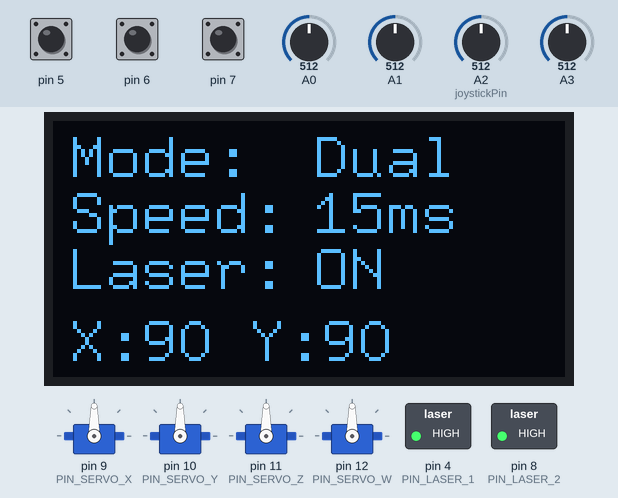
The sketch below on a simulated Arduino Uno, built with avr-gcc and run on an emulated ATmega328P. Parts: 4 × servo, 128×64 one-colour display, switched loads named in the sketch (green lamp = pin HIGH). The test bench sets the inputs (shaded band); at power-on: pin 5 HIGH, A1 = 512, A2 (joystickPin) = 512, pin 6 HIGH, pin 7 HIGH, A0 = 512, A3 = 512. What the sketch prints to the serial monitor is not drawn.

Above: at 1.6 s.
1.7 s: pin 5 pulled LOW for 1 s
At 4.0 s:
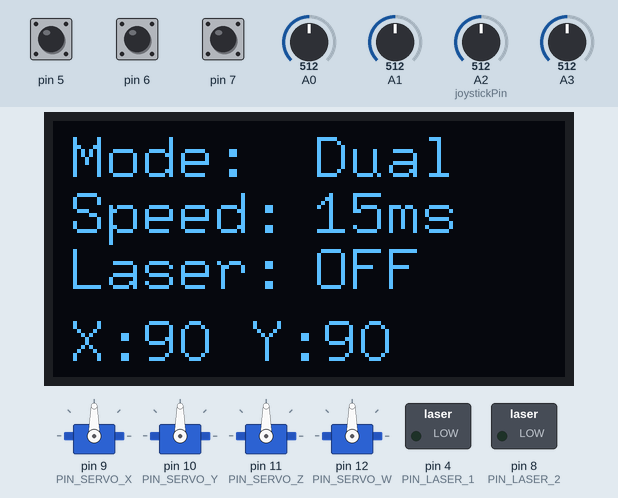
4.3 s: pin 5 pulled LOW for 0.15 s
At 6.0 s:
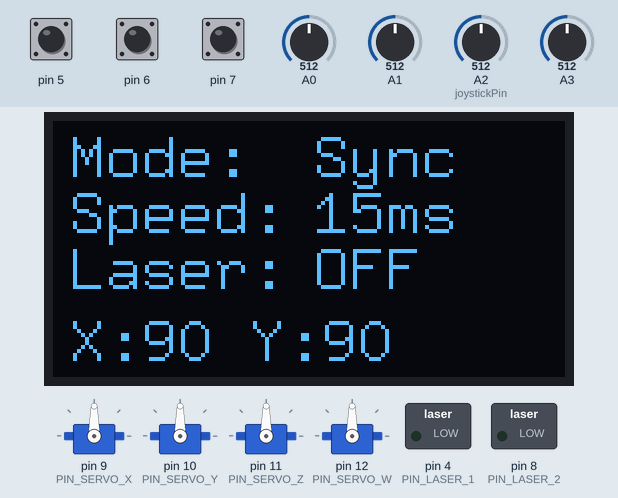
6.4 s: pin 5 pulled LOW for 3.2 s
At 8.6 s:
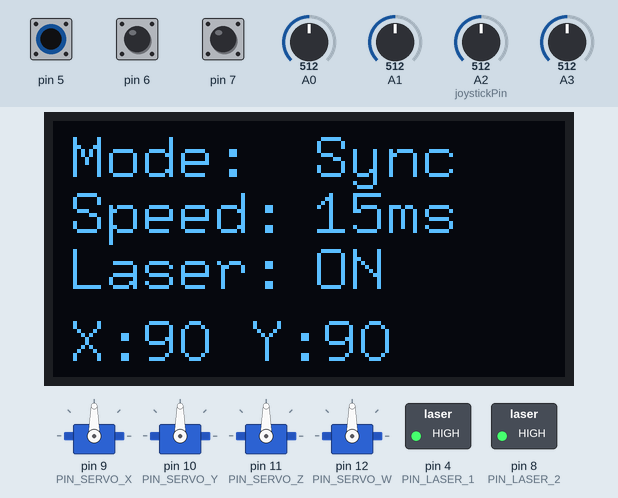
11.1 s: A1 set to 538
12.6 s: A1 set to 568
At 14.4 s:
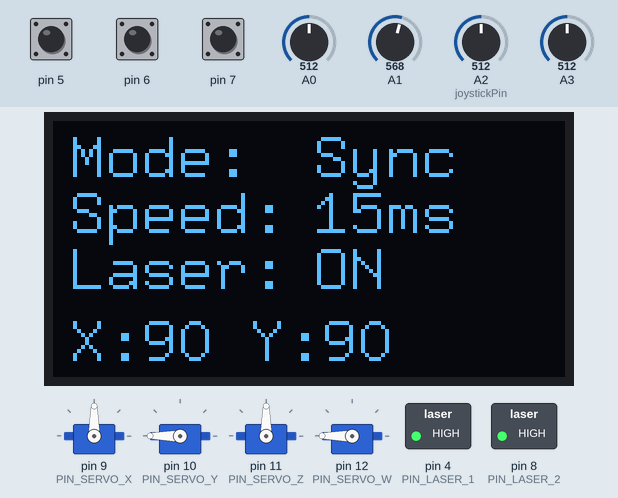
15.4 s: A2 (joystickPin) set to 538
16.9 s: A2 (joystickPin) set to 567
At 18.5 s:
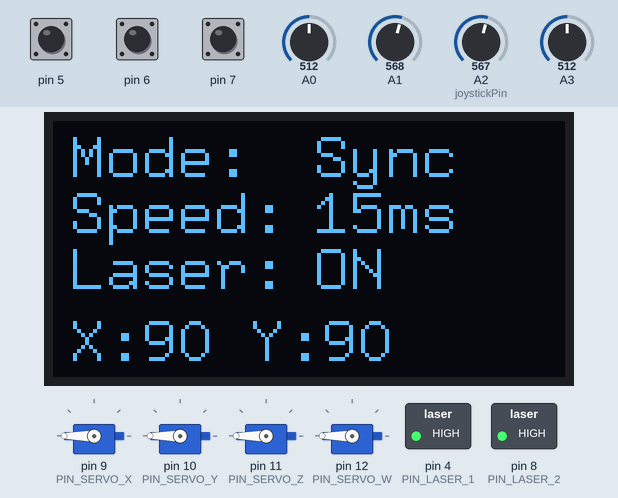
Timing chart, 0 to 20.0 s (numbered marks = the images above; inputs shaded):
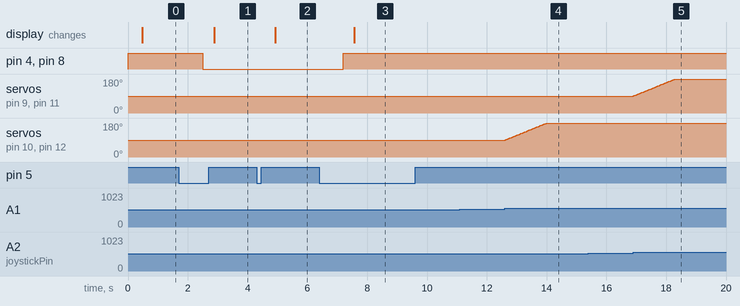

Measured:
- the behaviour switches between 552 and 553 on A1 (found by bisection; images 3 and 4)
- the behaviour switches between 552 and 553 on A2 (joystickPin) (found by bisection; images 4 and 5)
- after the input at 1.7 s, pin 4 (PIN_LASER_1), pin 8 (PIN_LASER_2): HIGH → LOW after 0.79 s; the display: changes after 1.2 s (image 1)
- after the input at 4.3 s, the display: changes after 0.62 s (image 2)
- after the input at 6.4 s, pin 4 (PIN_LASER_1), pin 8 (PIN_LASER_2): LOW → HIGH after 0.79 s; the display: changes after 1.2 s (image 3)
- after the input at 11.1 s, every drawn part: stays the same
- after the input at 12.6 s, servo on pin 10 (PIN_SERVO_Y), servo on pin 12 (PIN_SERVO_W): moves from 90° to 180° over 1.4 s, starting at once
- after the input at 15.4 s, every drawn part: stays the same
- after the input at 16.9 s, servo on pin 9 (PIN_SERVO_X), servo on pin 11 (PIN_SERVO_Z): moves from 90° to 180° over 1.4 s, starting at once

The sketch:

Project2CrazyTurret.ino
```cpp
#include <Servo.h>
#include "U8glib.h"

/*
  Projekt: Servo- och laserstyrning med joystickar, knappar och OLED

  Kort förklaring:
  Programmet styr fyra servon med två joystickar.
  Det finns två lägen:
  - Dual: varje joystick styr två servon var
  - Sync: två servon följer de andra, så rörelsen blir synkad

  Knappar:
  - Slow: gör rörelsen långsammare
  - Fast: gör rörelsen snabbare
  - Mode kort tryck: byter mellan Dual och Sync
  - Mode långt tryck: slår på/av båda lasrarna

  Jag har försökt göra koden tydlig genom att:
  - dela upp programmet i funktioner
  - använda konstanter istället för "magiska tal"
  - ha egen debounce för varje knapp
  - skydda servovinklarna så de aldrig går utanför 0-180 grader
  - skriva kommentarer som förklarar varför saker görs
*/

// OLED

U8GLIB_SSD1306_128X64 u8g(U8G_I2C_OPT_NO_ACK);

// Servon

Servo servoX;
Servo servoY;
Servo servoZ;
Servo servoW;

// Pinnar

const byte PIN_SERVO_X = 9;
const byte PIN_SERVO_Y = 10;
const byte PIN_SERVO_Z = 11;
const byte PIN_SERVO_W = 12;

const byte PIN_LASER_1 = 4;
const byte PIN_LASER_2 = 8;

const byte JOY_X_LEFT  = A0;
const byte JOY_Y_LEFT  = A1;
const byte JOY_X_RIGHT = A2;
const byte JOY_Y_RIGHT = A3;

const byte BTN_SLOW = 6;
const byte BTN_FAST = 7;
const byte BTN_MODE = 5;

// Konstanter för styrning

const int SERVO_MIN_ANGLE = 0;
const int SERVO_MAX_ANGLE = 180;
const int SERVO_START_ANGLE = 90;

// Joystickens mittläge är inte exakt 512 i verkligheten.
// Därför används en dödzon så servon inte rör sig av sig själv.
const int JOYSTICK_CENTER_LOW  = 472;
const int JOYSTICK_CENTER_HIGH = 552;

// Hastigheten styrs med delay mellan varje steg.
// Lägre värde = snabbare rörelse.
const int SPEED_MIN_DELAY = 1;
const int SPEED_MAX_DELAY = 60;
const int SPEED_CHANGE = 5;

// Ett servosteg per loop gör rörelsen mjukare.
const int SERVO_STEP = 1;

const unsigned long DEBOUNCE_TIME = 70;
const unsigned long MODE_HOLD_TIME = 700;

// Datatyper

// Detta gör att varje servo kan behandlas på samma sätt.
// Det gör koden lättare att bygga ut om man skulle lägga till fler servon.
struct ServoAxis {
  Servo *servo;
  byte servoPin;
  byte joystickPin;
  int angle;
  const char *name;
};

// Varje knapp har sin egen debounce.
// Det är bättre än en gemensam debounce-timer, eftersom knapparna då inte stör varandra.
struct ButtonState {
  byte pin;
  byte stableState;
  byte lastReading;
  unsigned long lastChangeTime;
  bool pressedEvent;
  bool releasedEvent;
};

// Globala variabler

ServoAxis axisX = { &servoX, PIN_SERVO_X, JOY_X_LEFT,  SERVO_START_ANGLE, "X" };
ServoAxis axisY = { &servoY, PIN_SERVO_Y, JOY_Y_LEFT,  SERVO_START_ANGLE, "Y" };
ServoAxis axisZ = { &servoZ, PIN_SERVO_Z, JOY_X_RIGHT, SERVO_START_ANGLE, "Z" };
ServoAxis axisW = { &servoW, PIN_SERVO_W, JOY_Y_RIGHT, SERVO_START_ANGLE, "W" };

ButtonState buttonSlow = { BTN_SLOW, HIGH, HIGH, 0, false, false };
ButtonState buttonFast = { BTN_FAST, HIGH, HIGH, 0, false, false };
ButtonState buttonMode = { BTN_MODE, HIGH, HIGH, 0, false, false };

int speedDelayMs = 15;

bool syncMode = false;
bool laserOn = true;

unsigned long modePressStart = 0;
bool modeButtonIsDown = false;
bool longPressAlreadyUsed = false;

// Funktionsdeklarationer

void initializeSystem();
void initializeServos();
void initializeButtons();
void initializeLasers();

void updateButton(ButtonState &button);
void handleButtons();
void handleSpeedButtons();
void handleModeButton();

void readAndControlServos();
void controlDualMode();
void controlSyncMode();

void updateAxisFromJoystick(ServoAxis &axis);
int getJoystickDirection(int value);
int limitServoAngle(int angle);

void writeAllServos();
void setLaserState(bool state);

void updateOLED();
void printSystemStatus();
void printAxisStatus(const ServoAxis &axis);

// Setup

void setup() {
  Serial.begin(9600);
  initializeSystem();

  Serial.println("System startat");
  printSystemStatus();

  updateOLED();
}

// Loop

void loop() {
  handleButtons();
  readAndControlServos();
  writeAllServos();

  delay(speedDelayMs);
}

// Initiering

void initializeSystem() {
  initializeServos();
  initializeButtons();
  initializeLasers();
}

void initializeServos() {
  axisX.servo->attach(axisX.servoPin);
  axisY.servo->attach(axisY.servoPin);
  axisZ.servo->attach(axisZ.servoPin);
  axisW.servo->attach(axisW.servoPin);

  writeAllServos();
}

void initializeButtons() {
  pinMode(buttonSlow.pin, INPUT_PULLUP);
  pinMode(buttonFast.pin, INPUT_PULLUP);
  pinMode(buttonMode.pin, INPUT_PULLUP);
}

void initializeLasers() {
  pinMode(PIN_LASER_1, OUTPUT);
  pinMode(PIN_LASER_2, OUTPUT);

  setLaserState(true);
}

// Knapphantering

void handleButtons() {
  updateButton(buttonSlow);
  updateButton(buttonFast);
  updateButton(buttonMode);

  handleSpeedButtons();
  handleModeButton();
}

void updateButton(ButtonState &button) {
  button.pressedEvent = false;
  button.releasedEvent = false;

  unsigned long now = millis();
  byte reading = digitalRead(button.pin);

  // Om läsningen ändras startar vi om debounce-tiden.
  if (reading != button.lastReading) {
    button.lastChangeTime = now;
    button.lastReading = reading;
  }

  // När signalen varit stabil tillräckligt länge räknas det som ett riktigt knapptryck.
  if ((now - button.lastChangeTime) >= DEBOUNCE_TIME && reading != button.stableState) {
    byte oldState = button.stableState;
    button.stableState = reading;

    if (oldState == HIGH && button.stableState == LOW) {
      button.pressedEvent = true;
    }

    if (oldState == LOW && button.stableState == HIGH) {
      button.releasedEvent = true;
    }
  }
}

void handleSpeedButtons() {
  bool changed = false;

  if (buttonSlow.pressedEvent) {
    speedDelayMs += SPEED_CHANGE;
    speedDelayMs = constrain(speedDelayMs, SPEED_MIN_DELAY, SPEED_MAX_DELAY);
    changed = true;

    Serial.print("Hastighet ändrad. Delay: ");
    Serial.print(speedDelayMs);
    Serial.println(" ms");
  }

  if (buttonFast.pressedEvent) {
    speedDelayMs -= SPEED_CHANGE;
    speedDelayMs = constrain(speedDelayMs, SPEED_MIN_DELAY, SPEED_MAX_DELAY);
    changed = true;

    Serial.print("Hastighet ändrad. Delay: ");
    Serial.print(speedDelayMs);
    Serial.println(" ms");
  }

  if (changed) {
    updateOLED();
  }
}

void handleModeButton() {
  unsigned long now = millis();

  if (buttonMode.pressedEvent) {
    modePressStart = now;
    modeButtonIsDown = true;
    longPressAlreadyUsed = false;
  }

  // Långt tryck används till lasern.
  if (modeButtonIsDown && buttonMode.stableState == LOW && !longPressAlreadyUsed) {
    if (now - modePressStart >= MODE_HOLD_TIME) {
      setLaserState(!laserOn);
      longPressAlreadyUsed = true;

      Serial.print("Laser: ");
      Serial.println(laserOn ? "ON" : "OFF");

      updateOLED();
    }
  }

  // Kort tryck används till lägesbyte.
  // Om långt tryck redan användes ska programmet inte också byta mode.
  if (buttonMode.releasedEvent && modeButtonIsDown) {
    if (!longPressAlreadyUsed) {
      syncMode = !syncMode;

      Serial.print("Mode bytt till: ");
      Serial.println(syncMode ? "Sync" : "Dual");

      updateOLED();
    }

    modeButtonIsDown = false;
    longPressAlreadyUsed = false;
  }
}

// Joystick och servostyrning

void readAndControlServos() {
  if (syncMode) {
    controlSyncMode();
  } else {
    controlDualMode();
  }
}

void controlDualMode() {
  // Dual mode:
  // Vänster joystick styr X och Y.
  // Höger joystick styr Z och W.
  updateAxisFromJoystick(axisX);
  updateAxisFromJoystick(axisY);
  updateAxisFromJoystick(axisZ);
  updateAxisFromJoystick(axisW);
}

void controlSyncMode() {
  /*
    Sync mode:
    Här styrs X med höger joystick X-led och Y med vänster joystick Y-led.
    Sedan kopieras X till Z och Y till W.
    Det gör att två servon rör sig likadant.
  */

  int oldX = axisX.angle;
  int oldY = axisY.angle;

  axisX.joystickPin = JOY_X_RIGHT;
  axisY.joystickPin = JOY_Y_LEFT;

  updateAxisFromJoystick(axisX);
  updateAxisFromJoystick(axisY);

  if (axisX.angle != oldX) {
    axisZ.angle = axisX.angle;
  }

  if (axisY.angle != oldY) {
    axisW.angle = axisY.angle;
  }

  // Sätter tillbaka standardkopplingarna så Dual mode alltid fungerar normalt.
  axisX.joystickPin = JOY_X_LEFT;
  axisY.joystickPin = JOY_Y_LEFT;
}

void updateAxisFromJoystick(ServoAxis &axis) {
  int joystickValue = analogRead(axis.joystickPin);
  int direction = getJoystickDirection(joystickValue);

  axis.angle += direction * SERVO_STEP;
  axis.angle = limitServoAngle(axis.angle);
}

int getJoystickDirection(int value) {
  if (value > JOYSTICK_CENTER_HIGH) {
    return 1;
  }

  if (value < JOYSTICK_CENTER_LOW) {
    return -1;
  }

  return 0;
}

int limitServoAngle(int angle) {
  return constrain(angle, SERVO_MIN_ANGLE, SERVO_MAX_ANGLE);
}

void writeAllServos() {
  axisX.servo->write(axisX.angle);
  axisY.servo->write(axisY.angle);
  axisZ.servo->write(axisZ.angle);
  axisW.servo->write(axisW.angle);
}

// Laser

void setLaserState(bool state) {
  laserOn = state;

  digitalWrite(PIN_LASER_1, laserOn ? HIGH : LOW);
  digitalWrite(PIN_LASER_2, laserOn ? HIGH : LOW);
}

// OLED

void updateOLED() {
  u8g.firstPage();

  do {
    u8g.setFont(u8g_font_9x15);

    u8g.setPrintPos(4, 14);
    u8g.print("Mode:");
    u8g.setPrintPos(65, 14);
    u8g.print(syncMode ? "Sync" : "Dual");

    u8g.setPrintPos(4, 28);
    u8g.print("Speed:");
    u8g.setPrintPos(65, 28);
    u8g.print(speedDelayMs);
    u8g.print("ms");

    u8g.setPrintPos(4, 42);
    u8g.print("Laser:");
    u8g.setPrintPos(65, 42);
    u8g.print(laserOn ? "ON" : "OFF");

    u8g.setPrintPos(4, 60);
    u8g.print("X:");
    u8g.print(axisX.angle);
    u8g.print(" Y:");
    u8g.print(axisY.angle);

  } while (u8g.nextPage());
}

// Serial monitor

void printSystemStatus() {
  Serial.print("Mode: ");
  Serial.println(syncMode ? "Sync" : "Dual");

  Serial.print("Delay: ");
  Serial.print(speedDelayMs);
  Serial.println(" ms");

  Serial.print("Laser: ");
  Serial.println(laserOn ? "ON" : "OFF");

  printAxisStatus(axisX);
  printAxisStatus(axisY);
  printAxisStatus(axisZ);
  printAxisStatus(axisW);
}

void printAxisStatus(const ServoAxis &axis) {
  Serial.print("Servo ");
  Serial.print(axis.name);
  Serial.print(" startvinkel: ");
  Serial.println(axis.angle);
}
```
